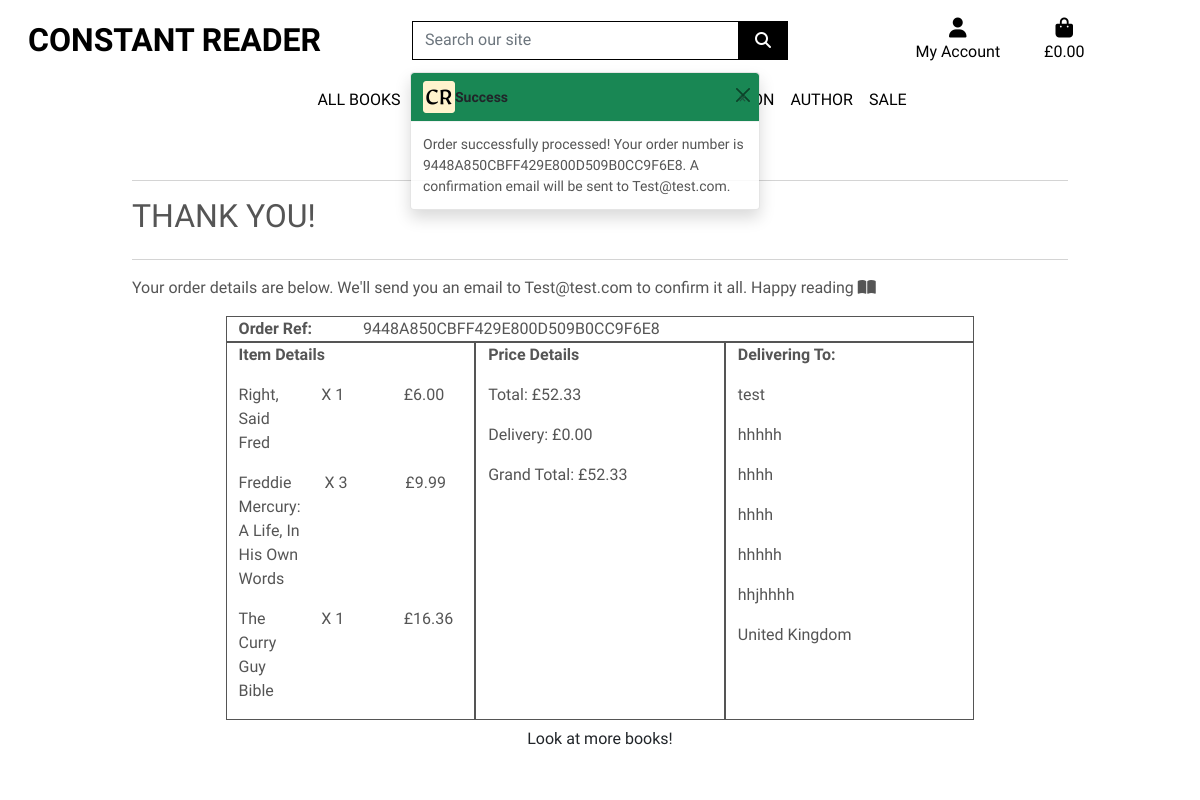
Screenshot of /checkout/checkout_success/9448A850CBFF429E800D509B0CC9F6E8 with the database file from the repository.
### checkout/models.py (models this page shows, shortened)
class Order(models.Model):
    order_number = models.CharField(max_length=32, null=False, editable=False)
    full_name = models.CharField(max_length=50, null=False, blank=False)
    email = models.EmailField(max_length=254, null=False, blank=False)
    phone_number = models.CharField(max_length=20, null=False, blank=False)
    country = CountryField(blank_label='Country *', null=False, blank=False)
    postcode = models.CharField(max_length=20, null=True, blank=True)
    town_or_city = models.CharField(max_length=40, null=False, blank=False)
    street_address1 = models.CharField(max_length=80, null=False, blank=False)
    street_address2 = models.CharField(max_length=80, null=True, blank=True)
    county = models.CharField(max_length=80, null=True, blank=True)
    date = models.DateTimeField(auto_now_add=True)
    delivery_cost = models.DecimalField(max_digits=6, decimal_places=2, null=False, default=0)
    order_total = models.DecimalField(max_digits=10, decimal_places=2, null=False, default=0)
    grand_total = models.DecimalField(max_digits=10, decimal_places=2, null=False, default=0)
    original_bag = models.TextField(null=False, blank=False, default='')
    stripe_pid = models.CharField(max_length=254, null=False, blank=False, default='')

class OrderLineItem(models.Model):
    order = models.ForeignKey(Order, null=False, blank=False, on_delete=models.CASCADE, related_name='lineitems')
    book = models.ForeignKey(Books, null=False, blank=False, on_delete=models.CASCADE)
    quantity = models.IntegerField(null=False, blank=False, default=0)
    lineitem_total = models.DecimalField(max_digits=6, decimal_places=2, null=False, blank=False, editable=False)

### books/models.py (models this page shows, shortened)
class Books(models.Model):
    class Meta:
        verbose_name_plural = 'Books'
    genres = models.ForeignKey('Genres', null=True, blank=True, on_delete=models.SET_NULL)
    isbn = models.CharField(max_length=15)
    title = models.CharField(max_length=254)
    author = models.CharField(max_length=254, null=True, blank=True)
    published = models.DateField(null=True, blank=True, auto_now=False, auto_now_add=False)
    publisher = models.CharField(max_length=254, null=True, blank=True)
    pages = models.IntegerField(null=True, blank=True)
    description = models.TextField()
    binding = models.CharField(max_length=50, null=True, blank=True)
    image = models.ImageField(null=True, blank=True)
    price = models.DecimalField(max_digits=6, decimal_places=2)
    sale = models.BooleanField(null=True, blank=True)

### checkout/views.py (the view)
# urls.py: path('checkout_success/<order_number>', views.checkout_success, name='checkout_success'),
def checkout_success(request, order_number):
    save_info = request.session.get('save_info')
    order = get_object_or_404(Order, order_number=order_number)
    messages.success(request, f'Order successfully processed! \
        Your order number is {order_number}. A confirmation \
        email will be sent to {order.email}.')
    if 'bag' in request.session:
        del request.session['bag']
    template = 'checkout/checkout_success.html'
    context = {
        'order': order,
    }
    return render(request, template, context)

### bag/contexts.py (called while the page is built, shortened)
def bag_contents(request):
    bag_items = []
    total = 0
    product_count = 0
    bag = request.session.get('bag', {})
    if total < settings.FREE_DELIVERY_THRESHOLD:
        delivery = total * Decimal(settings.STANDARD_DELIVERY_PERCENTAGE / 100)
        free_delivery_delta = settings.FREE_DELIVERY_THRESHOLD - total
    else:
        delivery = 0
        free_delivery_delta = 0
    grand_total = delivery + total
    context = {
        'bag_items': bag_items,
        'total': total,
        'product_count': product_count,
        'delivery': delivery,
        'free_delivery_delta': free_delivery_delta,
        'free_delivery_threshold': settings.FREE_DELIVERY_THRESHOLD,
        'grand_total': grand_total,
    }
    return context

### checkout/templates/checkout/checkout_success.html (shortened to what this page needs)
{% extends "base.html" %}
{% load static %}
{% block extra_css %}
<link rel="stylesheet" href="{% static 'checkout/css/checkout.css' %}">
{% endblock %}
{% block page_header %}
<div class="container header-container">
</div>
{% endblock %}
{% block content %}
<div class="overlay"></div>
<div class="container">
    <div class="row">
        <div class="col">
            <hr>
            <h2 class="logo-font mb-4">Thank you!</h2>
            <hr>
            <p>Your order details are below. We'll send you an email to {{ order.email }} to confirm it all. Happy reading <i class="fas fa-book-open"></i></p>
        </div>
    </div>
<div class="container">
  <div class="row receipt">
    <div class="col-sm-2">
     <strong>Order Ref:</strong>
    </div>
    <div class="col-sm-2">
      {{ order.order_number }}
    </div>
  </div>
    <div class="row">
    <div class="col-sm-4 receipt">
       <strong><p>Item Details</p></strong>
      {% for item in order.lineitems.all %}
      <div class="row">
          <div class="col"><p>{{ item.book.title }}</p></div>
          <div class="col"><p>X {{ item.quantity }}</p></div>
          <div class="col"><p>£{{ item.book.price }}</p></div>
      </div>
      {% endfor %}
    </div>
    <div class="col-sm-4 receipt">
      <strong><p>Price Details</p></strong>
      <p>Total: £{{ order.order_total }}</p>
      <p>Delivery: £{{ order.delivery_cost }}</p>
      <p>Grand Total: £{{ order.grand_total }}</p>
    </div>
    <div class="col-sm-4 receipt">
      <strong><p>Delivering To:</p></strong>
      <p>{{ order.full_name }}</p>
      <p>{{ order.street_address1 }}</p>
        {% if order.street_address2 %}
            <p>{{ order.street_address2 }}</p>
        {% endif %}
        {% if order.county %}
            <p>{{ order.county }}</p>
        {% endif %}
            <p>{{ order.town_or_city }}</p>
            <p>{{ order.postcode }}</p>
            <p>{{ order.country }}</p>
    </div>
    <a class="btn" href="{% url 'books' %}" role="button">Look at more books!</a>
  </div>
</div>
{% endblock %}

### static/css/base.css (style rules this page uses)
html { height: 100%; }
body { background: url('/media/colour-book-pile.jpg') no-repeat center center fixed; background-size: cover; height: calc(100vh - 164px); color: #555; font-family: mirza, sans-serif; }
.logo-font { text-transform: uppercase; }
.overlay { height: 100%; width: 100%; top: 0; left: 0; position: fixed; background: white; z-index: -1; }
@media (min-width: 1200px) { .container { max-width: 80%; } }
@media (min-width: 992px) { .header-container { padding-top: 164px; } }
.receipt { border-style: double; border-width: 1px; }

### rows the page displays
Order: email "Test@test.com", order_number "9448A850CBFF429E800D509B0CC9F6E8", order_total "52.33", delivery_cost "0.00", grand_total "52.33", full_name "test", street_address1 "hhhhh", street_address2 "hhhh", county "hhhh", town_or_city "hhhhh", postcode "hhjhhhh", country "United Kingdom"
OrderLineItem: book "Right, Said Fred", quantity "1", book.price "6.00"
OrderLineItem: book "Freddie Mercury: A Life, In His Own Words", quantity "3", book.price "9.99"
OrderLineItem: book "The Curry Guy Bible", quantity "1", book.price "16.36"

### other values shown
{{ message }} "Order successfully processed! Your order number is 9448A850CBFF429E800D509B0CC9F6E8. A confirmation email will be sent to Test@test.com."
